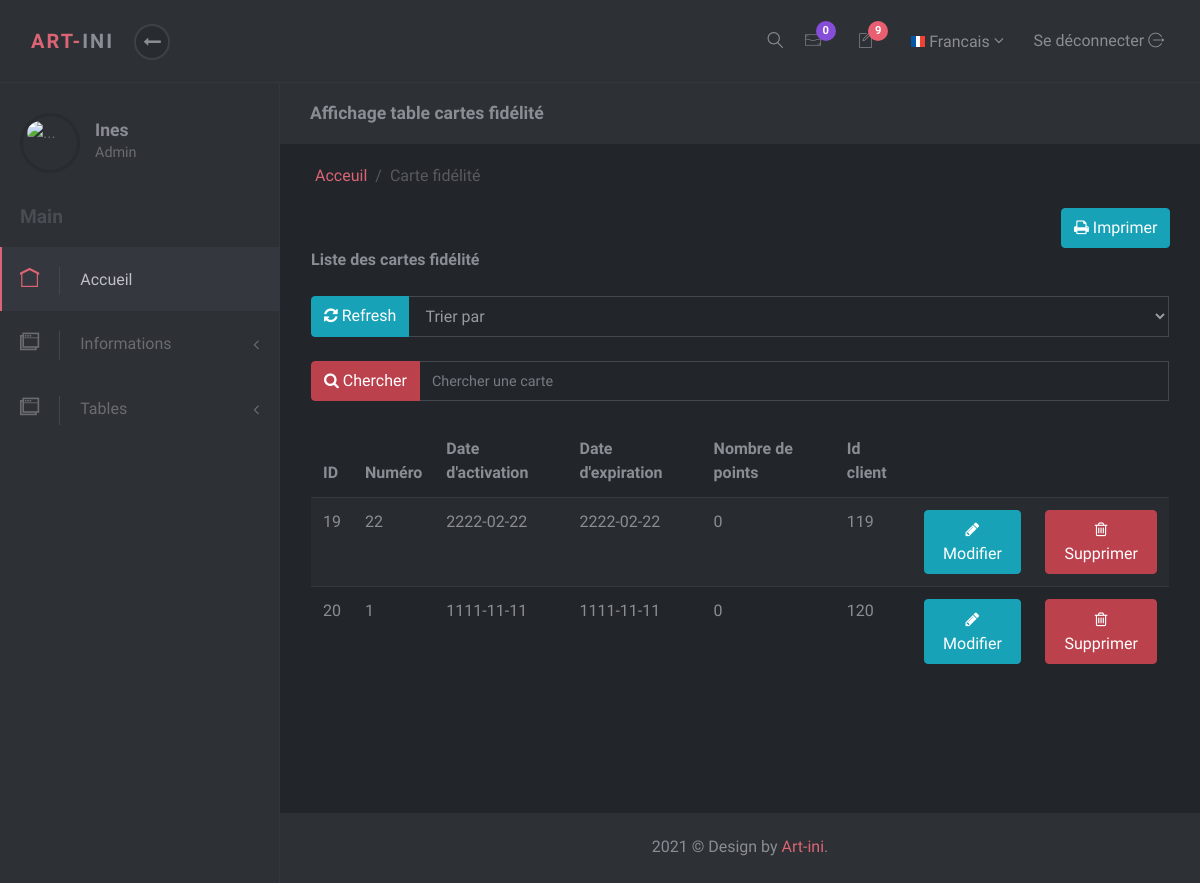
Before: /Views/Back/afficher_carte.php (signed in) with the older database file.
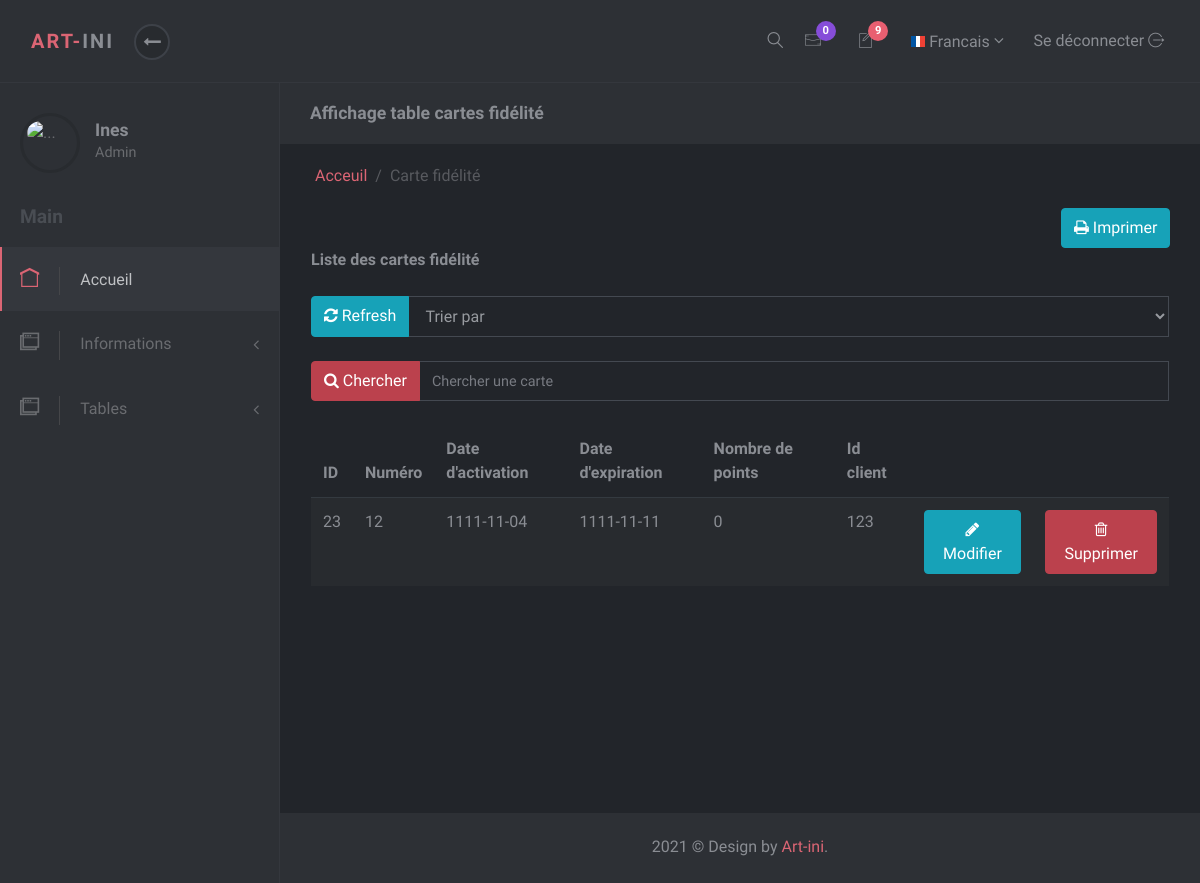
After: the same page with the newer database file.
### tables this page shows
CREATE TABLE `carte` (
  `Identifiant` int(11) NOT NULL,
  `numero` int(11) NOT NULL,
  `Date_activation` date NOT NULL,
  `Date_expiration` date NOT NULL,
  `nbptn` int(11) NOT NULL,
  `idclient` int(11) NOT NULL
);

### Views/Back/afficher_carte.php (the view, shortened to what the changed rows need)
<?php
    $db=config::getConnexion();
    $result=$db->query('SELECT * FROM carte');
    if (isset($_GET['search'])&& !empty($_GET['search']))
    {
        $result=$db->query('SELECT * FROM carte WHERE numero like \'%'.$_GET['search'].'%\'');
    }else
    {
        $result=$db->query('SELECT * FROM carte');
    }
    ?>
<!DOCTYPE html>
<html>
<head>
    <link rel="stylesheet" href="Assets/vendor/bootstrap/css/bootstrap.min.css">
    <link rel="stylesheet" href="Assets/vendor/font-awesome/css/font-awesome.min.css">
    <link rel="stylesheet" href="Assets/css/font.css">
    <link rel="stylesheet" href="Assets/css/style.default.css" id="theme-stylesheet">
    <link rel="stylesheet" href="Assets/css/custom.css">
    <link rel="stylesheet" type="text/css" href="Assets/css/style.css">
</head>
<body>
    <div class="d-flex align-items-stretch">
        <nav id="sidebar">
            <div class="sidebar-header d-flex align-items-center">
                <div class="title">
                    <h1 class="h5"> <?php echo $_SESSION['name']; ?> </h1>
                </div>
            </div>
        </nav>
        <div class="page-content">
            <div class="page-header no-margin-bottom">
                <div class="container-fluid">
                    <h2 class="h5 no-margin-bottom">Affichage table cartes fidélité</h2>
                </div>
            </div>
            <section>
                <div class="container">
                    <div class="table-responsive">
                        <table class="table table-striped table-hover">
                            <thead>
                                <tr>
                                    <th>ID</th>
                                    <th>Numéro</th>
                                    <th>Date d'activation</th>
                                    <th>Date d'expiration</th>
                                    <th>Nombre de points</th>
                                    <th>Id client</th>
                                </tr>
                            </thead>
                            <tbody id="tableau">
                            <?php while ($row = $result->fetch()) {
                                    ?>
                        <tr>
                            <td> <?php echo $row['Identifiant']; ?></td>
                            <td> <?php echo $row['numero']; ?></td>
                            <td><?php echo $row['Date_activation']; ?></td>
                            <td><?php echo $row['Date_expiration']; ?></td>
                            <td><?php echo $row['nbptn']; ?></td>
                            <td><?php echo $row['idclient']; ?></td>
                        <td>
                        <a href="modifier_carte.php?edit=<?php echo $row['Identifiant']; ?>&edit2=<?php echo $row['Date_activation']; ?>&edit3=<?php echo $row['Date_expiration']; ?>&edit4=<?php echo $row['nbptn']; ?>&edit5=<?php echo $row['idclient']; ?>" class="btn btn-info btn-xs"><i class="fa fa-pencil"></i> Modifier</a> </td>
                       <td> <a href="afficher_carte.php?delete=<?php echo $row['idclient']; ?>" class="btn btn-danger btn-xs"><i class ="fa fa-trash-o"> </i> Supprimer</a> </td>
                        </tr>
										<?php
										}
										?>
                            </tbody>
                        </table>
                    </div>
                </div>
            </section>
        </div>
    </div>
</body>
</html>
</html>

Changed rows visible on the page:
removed carte: Identifiant "19", numero "22", Date_activation "2222-02-22", Date_expiration "2222-02-22", nbptn "0", idclient "119"
removed carte: Identifiant "20", numero "1", Date_activation "1111-11-11", Date_expiration "1111-11-11", nbptn "0", idclient "120"
added carte: Identifiant "23", numero "12", Date_activation "1111-11-04", Date_expiration "1111-11-11", nbptn "0", idclient "123"
